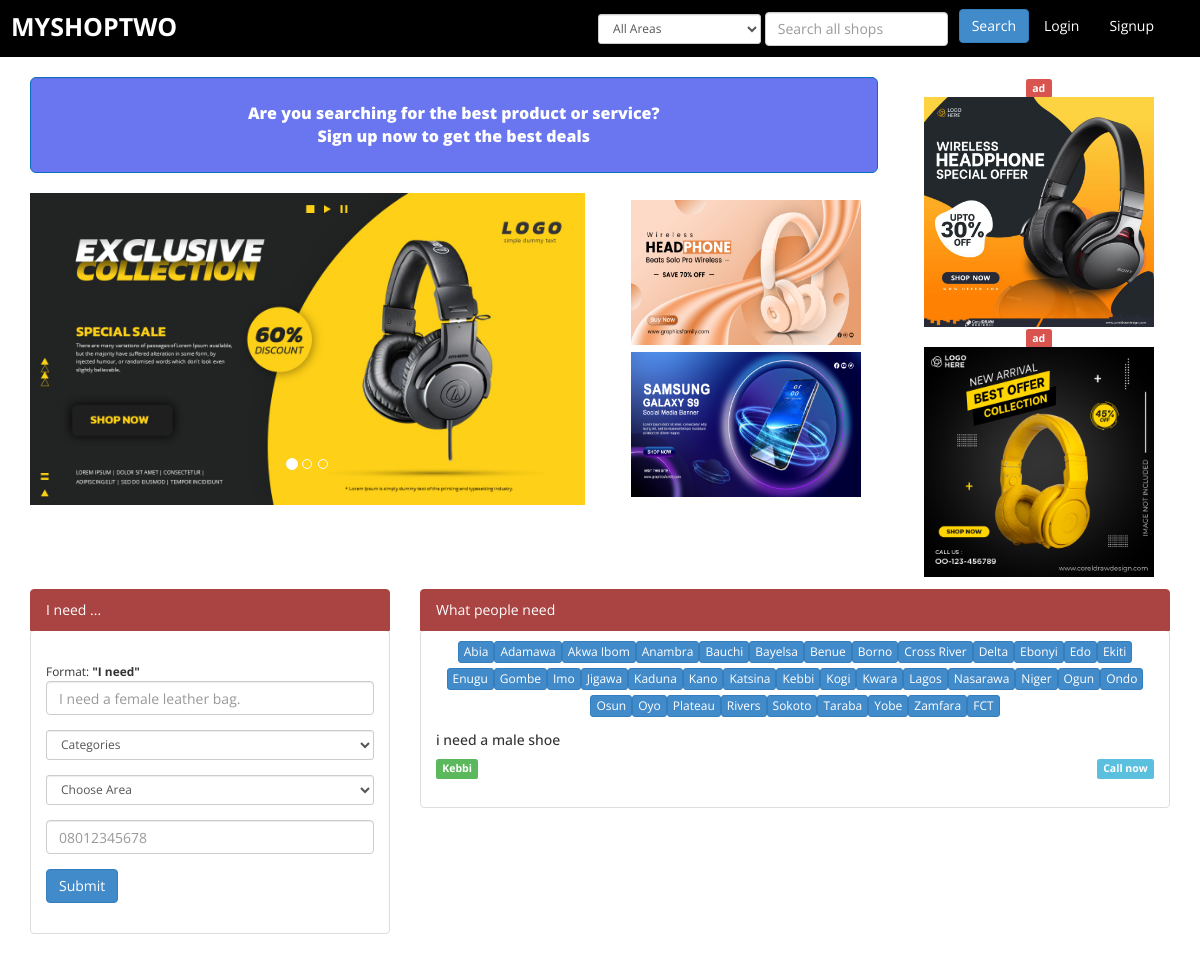
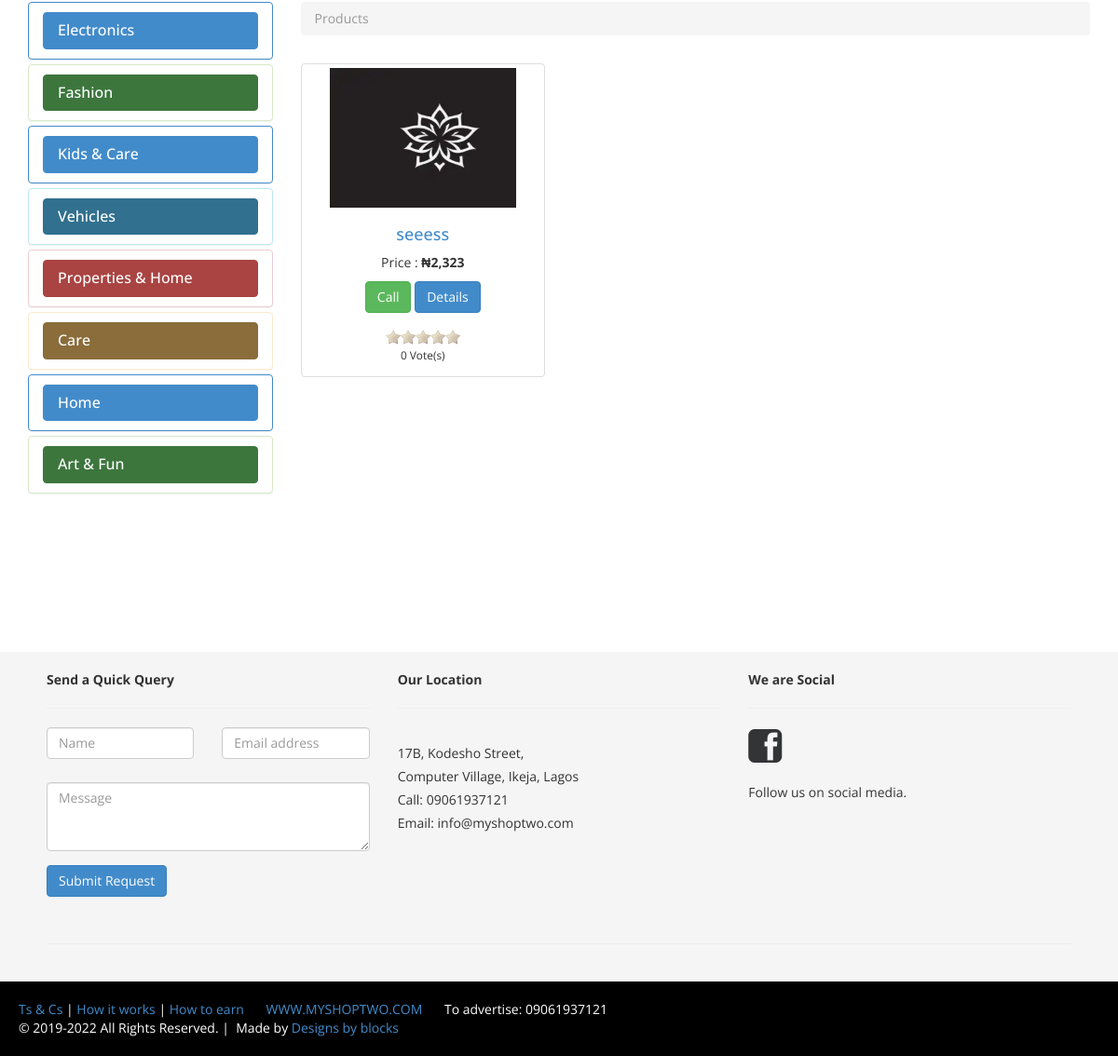
The page /classifiedads/index.php on the database its author committed (2 pictures, top to bottom).
### tables this page shows
CREATE TABLE `post` (
  `post_id` bigint(20) NOT NULL,
  `user_id_post` int(11) NOT NULL,
  `post_city` varchar(20) NOT NULL,
  `post_state_id` varchar(15) NOT NULL,
  `posts` varchar(100) NOT NULL,
  `phone` varchar(11) NOT NULL,
  `php_timestamp` varchar(11) NOT NULL,
  `post_category` varchar(25) NOT NULL
);

CREATE TABLE `goods` (
  `goods_id` int(11) NOT NULL,
  `UID` int(11) NOT NULL,
  `goods_name` varchar(20) NOT NULL,
  `goods_price` varchar(10) NOT NULL,
  `file_name_goods` varchar(255) NOT NULL DEFAULT 'goods_serv_pix.jpg',
  `description` varchar(255) NOT NULL,
  `categories` varchar(20) NOT NULL,
  `goods_phone_number` varchar(11) NOT NULL,
  `bonus_fee` int(1) NOT NULL DEFAULT 0,
  `local_area_id` varchar(20) NOT NULL,
  `goods_timestamp` varchar(11) NOT NULL
);

### incs_shop/config.php (called while the page is built, shortened)
<?php
function custom_number_format($n, $precision = 1){
		if($n < 900){
			$n_format = number_format($n);
		}else if ($n < 9000){
			$n_format = number_format($n/1000, $precision).'K';
		}else if ($n < 900000000){
			$n_format = number_format($n/1000000, $precision).'M';
		}else if ($n < 900000000000){
			$n_format = number_format($n/1000000000, $precision).'B';
		}else {
			$n_format = number_format($n/1000000000000, $precision).'T';
		}
	return $n_format;
}
?>

### incs_shop/products.php (the view, shortened to what this page needs)
<?php
$page = (int)(!isset($_GET["page"]) ? 1 : $_GET["page"]);
$per_page = 12;
$startpoint = ($page * $per_page) - $per_page;
$results = mysqli_query($connect,"SELECT goods_id, UID, goods_name, goods_price, file_name_goods, description, categories, goods_phone_number, bonus_fee, local_area_id, goods_timestamp FROM ".$statement." LIMIT $startpoint, $per_page") or die(db_conn_error);
if (mysqli_num_rows($results) != 0){
	 while ($row = mysqli_fetch_array($results)) {
	 $goods_no = $row['goods_id'];
	 echo '<div class="col-md-4 text-center col-sm-6 col-xs-12">
                        <div>
						<div class="thumbnail product-box">
                          <a href="full-details.php?details='.$goods_no.'"><img style="height:150px; width:200px;" src="assets/ItemSlider/images/'.$row['file_name_goods'].'" alt="'.$row['goods_name'].'" /></a>
                            <div class="caption">
                                <h4><a href="full-details.php?details='.$goods_no.'">'.$row['goods_name'].'</a></h4>
                                <p>Price : <strong>&#8358;'.number_format((int)$row['goods_price']).'</strong></p>
                                <p><a href="tel:'.$row['goods_phone_number'].'" class="btn btn-success" role="button">Call</a> <a href="full-details.php?details='.$goods_no.'" class="btn btn-primary" role="button">Details</a></p>
                            ';
	$select_rating=mysqli_query($connect,"SELECT ratings FROM rating WHERE goods_id_to_rate='".$goods_no."' AND ip_goods_rater = '0'") or die(db_conn_error);
		$total=mysqli_num_rows($select_rating);
		$ratingar = array();
		if($total==0){
		$total_rating=0;
		}else{
		$total_rating=(array_sum($ratingar)/$total);
		}
		echo '<div>';
			for($x=1;$x<=$total_rating;$x++){
			echo('<img src="assets/vectors/star.png" id="rate1" class="rate"/>');
			}
			while ($x<=5){
			echo('<img src="assets/vectors/star2.png" id="" class="rate"/>');
			$x++;
			}
		echo '<div><small>'.custom_number_format($total).' Vote(s)<br><em></em></small></div>';
		echo '</div>';
		echo '</div>';
		echo '</div>';
		echo '</div>';
		echo '</div>';
}
}else{
	echo '<h3 class="text-center">No result</h3>';
}
?>

### incs_shop/need_marketplace.php (shortened to what this page needs)
<div class="col-md-4 col-sm-4 col-xs-12">
			<div>
               <a class="list-group-item active list-group-item-danger">I need ...</a>
			 <ul class="list-group">
			<form role="form" action="" method="POST">
				<li class="list-group-item">
				<div class="form-group">
					<br>
					<small>Format: <b>"I need"</b></small><small style="float:right;" id=""></small>
					<input onkeydown="" type="text" placeholder="I need a female leather bag." class="form-control" name="need" id="need" value="<?php if(isset($_POST['need'])){echo $_POST['need'];} ?>"/>
				</div>
				<div class="form-group">
<select class="form-control input-sm" name="post_categories" id="categories">
	 <option>Categories</option>
</select>
</div>
				<div class="form-group">
					<select class="form-control input-sm" name="city" id="name">
						<?php
						include("../incs_shop/cities_signup.php");
						?>
					</select>
				</div>
				<div>
				<div class="form-group">
					<input type="text" placeholder="08012345678" class="form-control" name="phone" id="phone" value="<?php if(isset($_POST['phone'])){echo $_POST['phone'];} ?>"/>
				</div>
				</div>
				<div class="form-group">
				<button type="submit" class="btn btn-primary" name="post_need">Submit</button>
				</div>
				</li>
			</form>
			</ul>
			</div>
		</div>
		<div class="col-md-8 col-sm-8 col-xs-12">
			<div>
               <a class="list-group-item active list-group-item-danger">What people need</a>
			<ul class="list-group">
			 <li class="list-group-item">
			<?php
			echo '<center>';
			echo '<div class="center-block">';
			echo ("<button id='getrecordsabia' type='button' class='btn btn-primary btn-xs'>Abia</button>");
			echo ("<button id='getrecordsadamawa' type='button' class='btn btn-primary btn-xs'>Adamawa</button>");
			echo ("<button id='getrecordsakwaibom' type='button' class='btn btn-primary btn-xs'>Akwa Ibom</button>");
			echo ("<button id='getrecordsanambra' type='button' class='btn btn-primary btn-xs'>Anambra</button>");
			echo ("<button id='getrecordsbauchi' type='button' class='btn btn-primary btn-xs'>Bauchi</button>");
			echo ("<button id='getrecordsbayelsa' type='button' class='btn btn-primary btn-xs'>Bayelsa</button>");
			echo ("<button id='getrecordsbenue' type='button' class='btn btn-primary btn-xs'>Benue</button>");
			echo ("<button id='getrecordsborno' type='button' class='btn btn-primary btn-xs'>Borno</button>");
			echo ("<button id='getrecordscrossriver' type='button' class='btn btn-primary btn-xs'>Cross River</button>");
			echo ("<button id='getrecordsdelta' type='button' class='btn btn-primary btn-xs'>Delta</button>");
			echo ("<button id='getrecordsebonyi' type='button' class='btn btn-primary btn-xs'>Ebonyi</button>");
			echo ("<button id='getrecordsedo' type='button' class='btn btn-primary btn-xs'>Edo</button>");
			echo ("<button id='getrecordsekiti' type='button' class='btn btn-primary btn-xs'>Ekiti</button>");
			echo ("<button id='getrecordsenugu' type='button' class='btn btn-primary btn-xs'>Enugu</button>");
			echo ("<button id='getrecordsgombe' type='button' class='btn btn-primary btn-xs'>Gombe</button>");
			echo ("<button id='getrecordsimo' type='button' class='btn btn-primary btn-xs'>Imo</button>");
			echo ("<button id='getrecordsjigawa' type='button' class='btn btn-primary btn-xs'>Jigawa</button>");
			echo ("<button id='getrecordskaduna' type='button' class='btn btn-primary btn-xs'>Kaduna</button>");
			echo ("<button id='getrecordskano' type='button' class='btn btn-primary btn-xs'>Kano</button>");
			echo ("<button id='getrecordskatsina' type='button' class='btn btn-primary btn-xs'>Katsina</button>");
			echo ("<button id='getrecordskebbi' type='button' class='btn btn-primary btn-xs'>Kebbi</button>");
			echo ("<button id='getrecordskogi' type='button' class='btn btn-primary btn-xs'>Kogi</button>");
			echo ("<button id='getrecordskwara' type='button' class='btn btn-primary btn-xs'>Kwara</button>");
			echo ("<button id='getrecordslagos' type='button' class='btn btn-primary btn-xs'>Lagos</button>");
			echo ("<button id='getrecordsnasarawa' type='button' class='btn btn-primary btn-xs'>Nasarawa</button>");
			echo ("<button id='getrecordsniger' type='button' class='btn btn-primary btn-xs'>Niger</button>");
			echo ("<button id='getrecordsogun' type='button' class='btn btn-primary btn-xs'>Ogun</button>");
			echo ("<button id='getrecordsondo' type='button' class='btn btn-primary btn-xs'>Ondo</button>");
			echo ("<button id='getrecordsosun' type='button' class='btn btn-primary btn-xs'>Osun</button>");
			echo ("<button id='getrecordsoyo' type='button' class='btn btn-primary btn-xs'>Oyo</button>");
			echo ("<button id='getrecordsplateau' type='button' class='btn btn-primary btn-xs'>Plateau</button>");
			echo ("<button id='getrecordsrivers' type='button' class='btn btn-primary btn-xs'>Rivers</button>");
			echo ("<button id='getrecordssokoto' type='button' class='btn btn-primary btn-xs'>Sokoto</button>");
			echo ("<button id='getrecordstaraba' type='button' class='btn btn-primary btn-xs'>Taraba</button>");
			echo ("<button id='getrecordsyobe' type='button' class='btn btn-primary btn-xs'>Yobe</button>");
			echo ("<button id='getrecordszamfara' type='button' class='btn btn-primary btn-xs'>Zamfara</button>");
			echo ("<button id='getrecordsfct' type='button' class='btn btn-primary btn-xs'>FCT</button>");
			echo '</div>';
			echo '</center>';
			$need_sell_post = mysqli_query($connect,"SELECT * FROM post ORDER BY php_timestamp DESC LIMIT 0 , 3") or die(db_conn_error);
		echo("<div class='box_after_header_post'>");
			while($whileneed_sell_post = mysqli_fetch_array($need_sell_post)){
				echo '<div class="clearfix" style="margin-bottom:20px;">';
				echo '<h5>'.$whileneed_sell_post['posts'].'</h5>';
				echo '<div class="pull-left"><span class="label label-success">'.$whileneed_sell_post['post_state_id'].'</span></div>';
				echo '<div class="pull-right"><a href="tel:'.$whileneed_sell_post['phone'].'" title="'.$whileneed_sell_post['phone'].'"><span class="label label-info">Call now</span></a></div>';
				echo '</div>';
		}
		echo "</div>";
		?>
			</li>
			</ul>
			</div>
		</div>

### rows shown on the page
post: posts "i need a male shoe", post_state "Kebbi"
goods: file_name_goods (picture), goods_name "seeess", goods_price "2,323", total "0"

### other values the page prints
ADDRESS "17B, Kodesho Street, Computer Village, Ikeja, Lagos"
CONTACT_NUMBER "09061937121"
AD_CONTACT_NUMBER "09061937121"
$copyyear "2019"
$curyear "2022"
